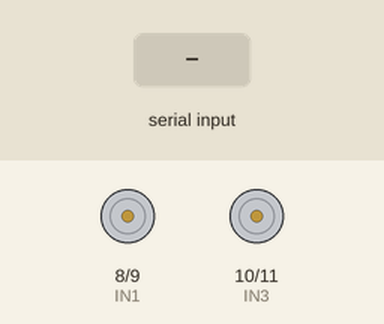
Bench run of a sketch on a simulated Arduino Uno, built with avr-gcc and run on an emulated ATmega328P. Parts: motor-driver pin pairs drawn as motors (green arrow = first pin HIGH = forward, orange = second pin HIGH = backward, longer = more drive). The inputs (shaded band) are chosen by the test bench.

Above: at 1.2 s.
1.3 s: "F" received over Serial
At 2.3 s:
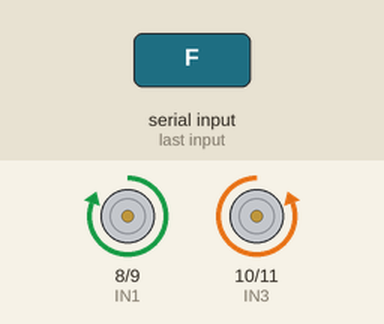
2.8 s: "B" received over Serial
At 3.4 s:
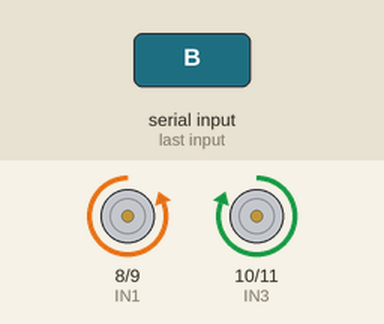
4.3 s: "L" received over Serial
At 4.6 s:
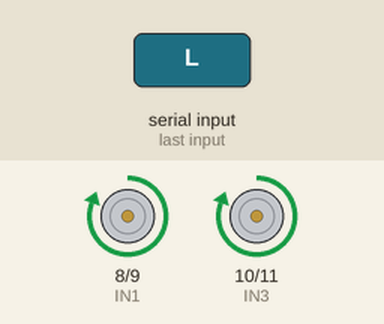
5.8 s: "R" received over Serial
At 6.9 s:
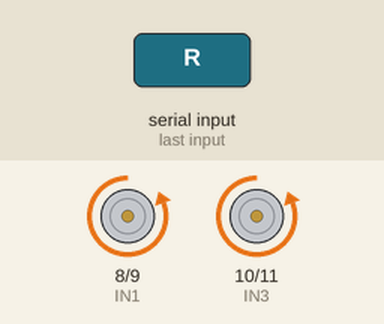
7.3 s: "S" received over Serial
At 8.0 s:
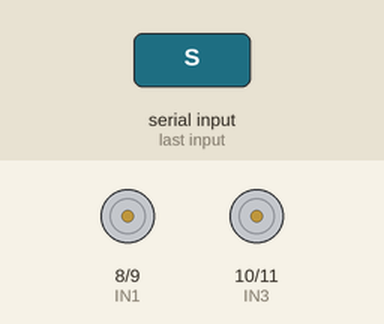
Timing chart, 0 to 9.8 s (numbered marks = the images above; inputs shaded):
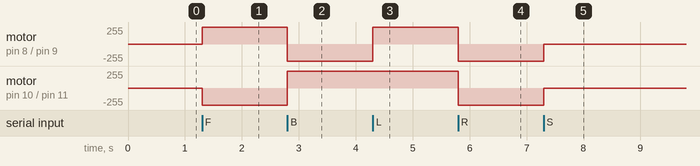

Measured:
- after the input at 1.3 s, motor on pin 8 (IN1) / pin 9 (IN2): stopped → forward 255/255 at once; motor on pin 10 (IN3) / pin 11 (IN4): stopped → backward 255/255 at once
- after the input at 2.8 s, motor on pin 8 (IN1) / pin 9 (IN2): forward 255/255 → backward 255/255 at once; motor on pin 10 (IN3) / pin 11 (IN4): backward 255/255 → forward 255/255 at once
- after the input at 4.3 s, motor on pin 8 (IN1) / pin 9 (IN2): backward 255/255 → forward 255/255 at once
- after the input at 5.8 s, motor on pin 8 (IN1) / pin 9 (IN2), motor on pin 10 (IN3) / pin 11 (IN4): forward 255/255 → backward 255/255 at once
- after the input at 7.3 s, motor on pin 8 (IN1) / pin 9 (IN2), motor on pin 10 (IN3) / pin 11 (IN4): backward 255/255 → stopped at once

The sketch:

Bluetooth_Robot_Car.ino
```cpp
// ===== إعداد الأرجل =====

#define IN1 8
#define IN2 9
#define IN3 10
#define IN4 11

char command; // متغير لتخزين البيانات القادمة من البلوتوث

void setup() {
  // إعداد الأرجل كمخرجات
  pinMode(IN1, OUTPUT);
  pinMode(IN2, OUTPUT);
  pinMode(IN3, OUTPUT);
  pinMode(IN4, OUTPUT);

  // تشغيل الاتصال التسلسلي مع البلوتوث
  Serial.begin(9600);

}

void loop() {
  if (Serial.available()) {
    command = Serial.read();
    Stop(); // توقف العربية مؤقتًا قبل تنفيذ أي أمر جديد

    switch (command) {
      case 'F':  forward();  break; // أمام
      case 'B':  backward(); break; // خلف
      case 'L':  left();     break; // شمال
      case 'R':  right();    break; // يمين
      case 'S':  Stop();     break; // توقف
    }
  }
}

// ======= دوال التحكم =======

void forward() {
  digitalWrite(IN1, HIGH);
  digitalWrite(IN2, LOW);
  digitalWrite(IN3, LOW);
  digitalWrite(IN4, HIGH);
}

void backward() {
  digitalWrite(IN1, LOW);
  digitalWrite(IN2, HIGH);
  digitalWrite(IN3, HIGH);
  digitalWrite(IN4, LOW);
}

void left() {
  digitalWrite(IN1, HIGH);
  digitalWrite(IN2, LOW);
  digitalWrite(IN3, HIGH);
  digitalWrite(IN4, LOW);
}

void right() {
  digitalWrite(IN1, LOW);
  digitalWrite(IN2, HIGH);
  digitalWrite(IN3, LOW);
  digitalWrite(IN4, HIGH);
}

void Stop() {
  digitalWrite(IN1, LOW);
  digitalWrite(IN2, LOW);
  digitalWrite(IN3, LOW);
  digitalWrite(IN4, LOW);
}
```
